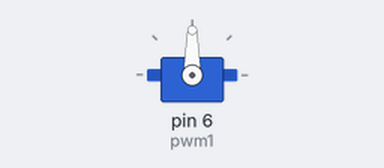
Bench run of a sketch on a simulated Arduino Uno, built with avr-gcc and run on an emulated ATmega328P. Parts: servo.

Above: at 5.05 s.
Timing chart, 0 to 19.3 s (numbered marks = the images above):
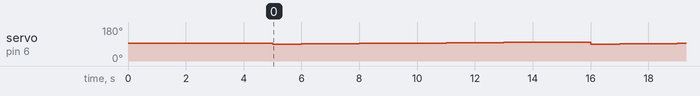

Measured:
- by itself, servo on pin 6 (pwm1): repeats every 11.0 s: 91° 1.0 s, 92° 1.0 s, 93° 1.0 s, 94° 1.0 s, 95° 1.0 s, 96° 1.0 s, 97° 1.0 s, 98° 1.0 s, 99° 1.0 s, 100° 1.0 s, 90° 1.0 s

The sketch:

QuicRun_WP_880_Dual_Brushed_Test_Code_V0_3.ino
```cpp
//Goal: Use the set up the ESC so that it complies with the safety protocol
//Created By: Alexander Ov
//Created On: 9/13/23
//Version 0.3
//
/*
Updates:
Code now uses set up time in compliance with the ESC saftey features and is able to spin
//General Notes:
OBSOLETE CODE
//Progress Report Notes

*/

//Libraries
#include <Servo.h>                        //Servo lib
const int pwm1 = 6;                       //pwm pin decleration

//Object Decleration
Servo servo;                              //Create servo object to control the Battery Transfer Pod's DC Motors

void motorSpin(long pos){
  servo.attach(pos);
}

void setup() {
  servo.attach(6,1000,2000);
  Serial.begin(9600);
  pinMode(pwm1,OUTPUT); //declare pin pwm as OUTPUT
  servo.write(95);
  delay(5000);
}

void loop() {

  // for (pos = 0; pos <= 180; pos += 1) { // goes from 0 degrees to 180 degrees
  //   // in steps of 1 degree
  //   servo.write(pos);              // tell servo to go to position in variable 'pos'
  //   delay(15);                       // waits 15 ms for the servo to reach the position
  // }
  for(int i = 90; i <=100;i+=1)
  {
    servo.write(i);
    delay(1000);
  }
}
```
